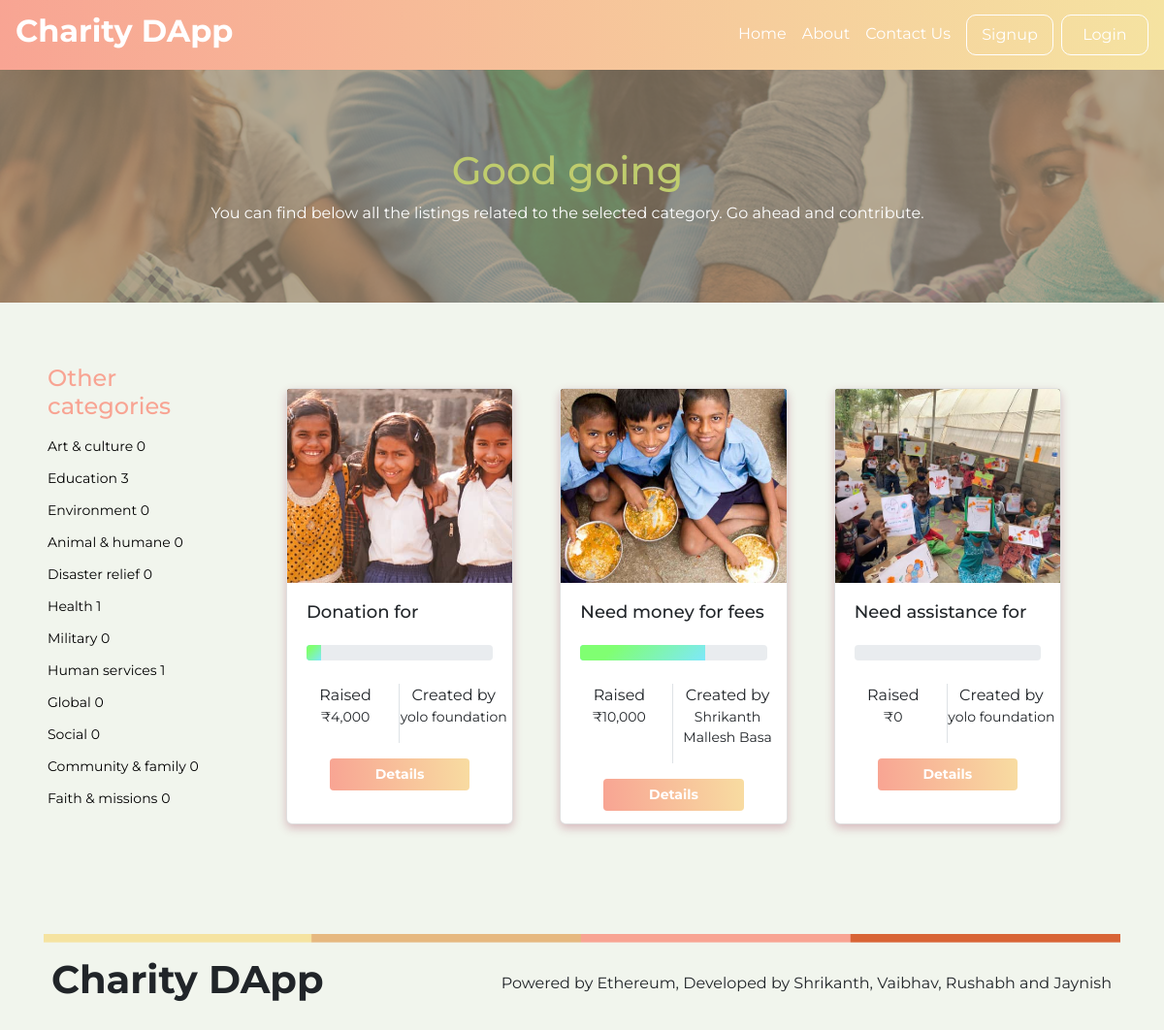
Screenshot of /listings_categorically.php?cat=Education with the database file from the repository.
### tables this page shows
CREATE TABLE `listings` (
  `listing_ID` int(11) NOT NULL,
  `fk_email` varchar(200) DEFAULT NULL,
  `title` varchar(400) NOT NULL,
  `description` varchar(2000) NOT NULL,
  `category` varchar(200) NOT NULL,
  `fromNGO` varchar(200) DEFAULT NULL,
  `beneficiary_id` varchar(200) NOT NULL,
  `hash` varchar(200) NOT NULL,
  `target` float NOT NULL,
  `reached` varchar(3) NOT NULL DEFAULT 'NO',
  `doclinks` varchar(2000) NOT NULL
);

CREATE TABLE `user` (
  `email` varchar(200) NOT NULL,
  `name` varchar(200) NOT NULL,
  `address` varchar(2000) NOT NULL,
  `dob` date NOT NULL,
  `mobile` bigint(20) NOT NULL,
  `ngo` int(11) NOT NULL,
  `pass` varchar(200) NOT NULL,
  `AC_hash` varchar(200) DEFAULT NULL,
  `balance` float NOT NULL DEFAULT '0'
);

### islogged.php (called while the page is built, shortened)
<?php
  function islogged(){
    return 0;
  }
?>

### listings_categorically.php (the view, shortened to what this page needs)
<?php
  if(isset($_GET["cat"])){
    $category = $_GET["cat"];
  }else{
    header("Location: index.php");
  }
?>
<!DOCTYPE html>
<html lang="en" dir="ltr">
  <head>
    <link rel="stylesheet" href="assets/bootstrap/css/bootstrap.css">
    <link rel="stylesheet" href="assets/cs/listings_categorically.css">
  </head>
  <body>
    <?php
    include("header.php");
    include("connection.php");
    function getRowNum($cat){
      include("connection.php");
      $sql = "SELECT count(listing_ID) as cnt from listings where category='$cat'";
      $result = $conn->query($sql);
      $row = $result->fetch_assoc();
      return $row["cnt"];
    }
    ?>
    <div class="container-fluid p-0 m-0">
      <div class="row m-0">
        <div class="col-12 imgsec">
          <div class="row innerrow">
            <div class="col-12 white">
              <h1 class="donate-now">Good going</h1>
              You can find below all the listings related to the selected category. Go ahead and contribute.
            </div>
          </div>
        </div>
      </div>
    </div>
    <div class="container-fluid p-5">
      <div class="row">
        <div class="col-2 p-3 left-links heighted">
          <h4 class="mb-3" style="color: rgb(248,164,147);">Other categories</h4>
          <a href="listings_categorically.php?cat=Arts & culture" class="text-decoration-none black">Art & culture <?php echo getRowNum("Arts & culture"); ?></a>
          <a href="listings_categorically.php?cat=Education" class="text-decoration-none black">Education <?php echo getRowNum("Education"); ?></a>
          <a href="listings_categorically.php?cat=Environment" class="text-decoration-none black">Environment <?php echo getRowNum("Environment"); ?></a>
          <a href="listings_categorically.php?cat=Animals & humane" class="text-decoration-none black">Animal & humane <?php echo getRowNum("Animals & humane"); ?></a>
          <a href="listings_categorically.php?cat=Disaster relief" class="text-decoration-none black">Disaster relief <?php echo getRowNum("Disaster relief"); ?></a>
          <a href="listings_categorically.php?cat=Health & medical" class="text-decoration-none black">Health <?php echo getRowNum("Health & medical"); ?></a>
          <a href="listings_categorically.php?cat=Military" class="text-decoration-none black">Military <?php echo getRowNum("Military"); ?></a>
          <a href="listings_categorically.php?cat=Human services" class="text-decoration-none black">Human services <?php echo getRowNum("Human services"); ?></a>
          <a href="listings_categorically.php?cat=Global" class="text-decoration-none black">Global <?php echo getRowNum("Global"); ?></a>
          <a href="listings_categorically.php?cat=Social" class="text-decoration-none black">Social <?php echo getRowNum("Social"); ?></a>
          <a href="listings_categorically.php?cat=Community & family" class="text-decoration-none black">Community & family <?php echo getRowNum("Community & family"); ?></a>
          <a href="listings_categorically.php?cat=Faith and missions" class="text-decoration-none black">Faith & missions <?php echo getRowNum("Faith and missions"); ?></a>
        </div>
        <div class="col-10 p-3">
          <div class="row pl-5 pr-5">
            <?php
            $sql = "select * from listings where category LIKE '%$category%'";
            $result = $conn->query($sql);
            if ($result->num_rows > 0) {
              while($row = $result->fetch_assoc()) {
                $image = explode("*",$row["doclinks"]);
                $image = $image[0];
                $lid = $row["listing_ID"];
                $lid_email = $row["fk_email"];
                $target = (int)$row["target"];
                $sql2 = "SELECT sum(amount) from donations where fk_listing='$lid'";
                $result2 = $conn->query($sql2);
                $row2 = $result2->fetch_assoc();
                $collected = $row2["sum(amount)"];
                if ($collected=="") {
                  $collected = 0;
                }
                $collected = preg_replace("/(\d+?)(?=(\d\d)+(\d)(?!\d))(\.\d+)?/i", "$1,", $collected);
                $percent_collected = round(($row2["sum(amount)"]/$target)*100);
                $sql2 = "SELECT name from user where email='$lid_email'";
                $result2 = $conn->query($sql2);
                $row2 = $result2->fetch_assoc();
                $postedby = $row2["name"];
                echo '<div class="col-4 p-4 rounded">
                  <div class="card">
                    <div class="img-container">
                    <img class="card-img-top" src="listingimages/'.$image.'" alt="Card image cap">
                    </div>
                    <div class="card-body">
                      <h6 class="card-title">'.$row["title"].'</h6>
                      <div class="progress mt-4">
                        <div class="progress-bar" role="progressbar" style="width: '.$percent_collected.'%" aria-valuenow="'.$percent_collected.'" aria-valuemin="0" aria-valuemax="100"></div>
                      </div>
                      <div class="row mt-4 text-center">
                        <div class="col-6 border-right p-0">
                          <p class="mb-0">Raised</p>
                          <p class="small-text">&#8377;'.$collected.'</p>
                        </div>
                        <div class="col-6 p-0">
                          <p class="mb-0">Created by</p>
                          <p class="small-text">'.$postedby.'</p>
                        </div>
                      </div>
                      <div class="text-center mt-3">
                        <a href="details.php?listing='.$row["listing_ID"].'" class="btn btn-primary w-75">Details</a>
                      </div>
                    </div>
                  </div>
                </div>';
              }
            } else {
              echo "Sorry! no listings found in this category";
            }
            ?>
          </div>
        </div>
      </div>
    </div>
    <div class="container mt-3">
      <img src="assets/group65.png" class="w-100">
      <div class="row p-2">
        <div class="col-4">
          <h1 class="font-weight-bold">Charity DApp</h1>
        </div>
        <div class="col-8 p-3 text-right">
          <p>Powered by Ethereum, Developed by Shrikanth, Vaibhav, Rushabh and Jaynish</p>
        </div>
      </div>
    </div>
  </body>
</html>

### header.php (shortened to what this page needs)
<?php include("islogged.php"); ?>
<nav class="navbar navbar-expand-md navbar-light z-100">
    <a href="#" class="navbar-brand">
        <h2 class="font-weight-bold white">Charity DApp</h2>
    </a>
    <div class="collapse navbar-collapse" id="navbarCollapse">
        <div class="navbar-nav ml-auto">
            <a href="#" class="nav-item nav-link white">Home</a>
            <a href="#about" class="nav-item nav-link white">About</a>
            <a href="#contact" class="nav-item nav-link white">Contact Us</a>
            <?php if(islogged()==1) {
              echo '<a href="profile.php" class="nav-item nav-link white log ml-2">Profile</a>
              <a href="signlogic.php?logout=1" class="nav-item nav-link white log ml-2">Logout</a>';
            }else{
              echo '<a href="signup.php" class="nav-item nav-link white log ml-2">Signup</a>
              <a href="login.php" class="nav-item nav-link white log ml-2">Login</a>';
            } ?>
        </div>
    </div>
</nav>

### assets/cs/listings_categorically.css (style rules this page uses)
body { font-family: 'Montserrat'; background-color: rgb(228,236,220,0.5); }
.white { color: white!important; }
.log { border: 1px solid white; width: 90px; border-radius: 10px; text-align: center; }
.black { color: black!important; }
.navbar { background: linear-gradient(84deg, rgba(248,164,147,1) 0%, rgba(245,227,161,1) 100%); }
.imgsec { height: 30vh; background-repeat:no-repeat; background-size:cover; background-image: url('../topimg3.jpg'); box-shadow: inset 0 0 0 1000px rgba(151,136,110,.7); }
.innerrow { display: block; position:absolute; top: 50%; left: 50%; transform: translate(-50%,-50%); min-width: 1000px; text-align: center; }
.heighted { max-height: 70vh; }
.donate-now { color: #BFCC6D; }
.left-links a { display: block; margin-top: 12px!important; font-size: 14px; }
.card-title { font-size: 18px; height: 20px; overflow: hidden; }
.card { height: 450px; box-shadow: 0 4px 10px 0 rgb(156 51 83 / 30%); border-radius: 6px; }
.card img, .card img:after { width: 100%; height: 200px; object-fit: cover; background-image: linear-gradient(0deg,transparent 34%,#000 99%); }
.btn-primary { font-size: 14px; color: white; background: linear-gradient(84deg, rgba(248,164,147,1) 0%, rgba(248,220,161,01) 100%); border: none; font-weight:bold; }
.progress-bar { background-color: #7ee8fa; background-image: linear-gradient(315deg, #7ee8fa 0%, #80ff72 74%); }
.small-text { font-size: 14px; }

### rows the page displays
listings: shows a picture, title "Donation for…", $percent_collected 8 (drawn), collected "4,000", fk_email.name "yolo foundation"
listings: shows a picture, title "Need money for fees", $percent_collected 67 (drawn), collected "10,000", fk_email.name "Shrikanth Mallesh Basa"
listings: shows a picture, title "Need assistance for…", collected "0", fk_email.name "yolo foundation"

### other values shown
getRowNum("Arts & culture") "0"
getRowNum("Education") "3"
getRowNum("Environment") "0"
getRowNum("Animals & humane") "0"
getRowNum("Disaster relief") "0"
getRowNum("Health & medical") "1"
getRowNum("Military") "0"
getRowNum("Human services") "1"
getRowNum("Global") "0"
getRowNum("Social") "0"
getRowNum("Community & family") "0"
getRowNum("Faith and missions") "0"
